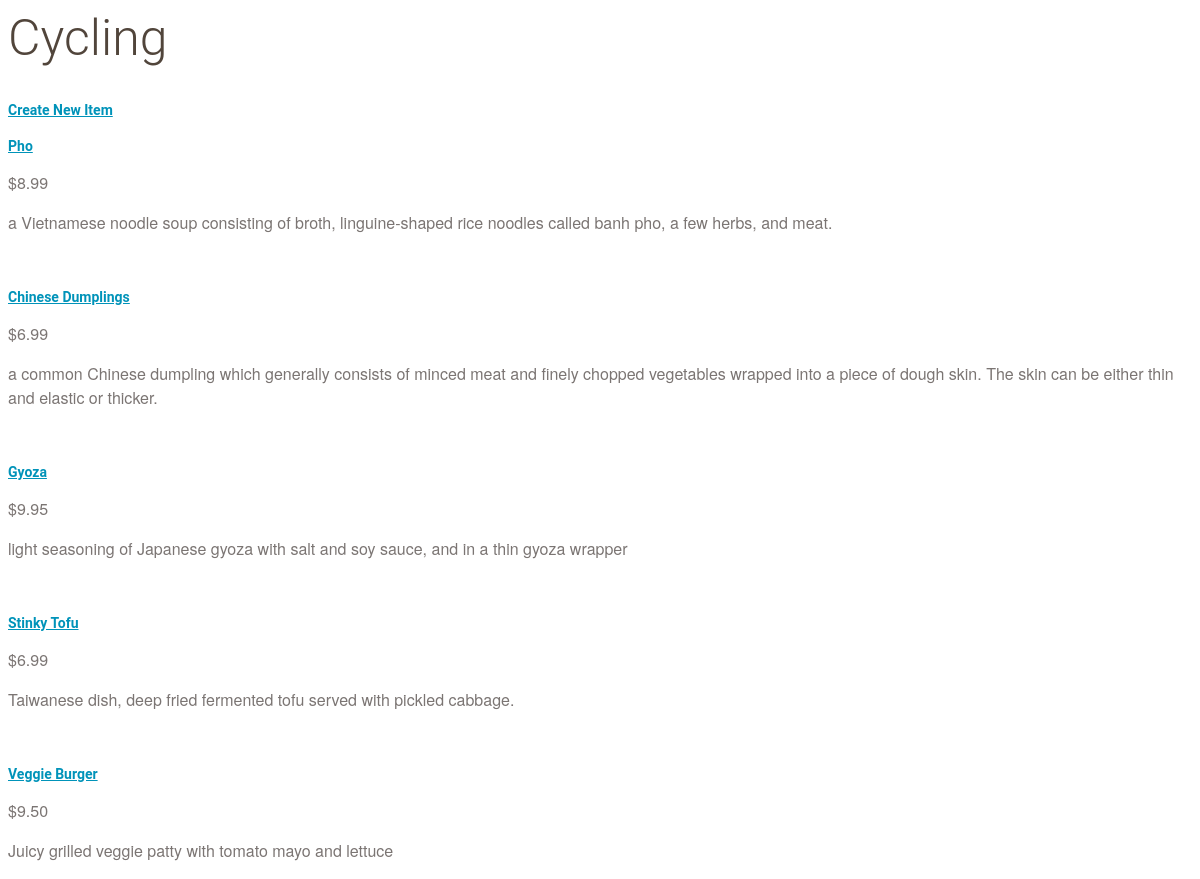
The page /catalog/Cycling/items on the database its author committed.
### database_setup.py (models this page shows)
class Category(Base):
    __tablename__ = 'category'
    id = Column(Integer, primary_key=True)
    name = Column(String(250), nullable=False)
    user_id = Column(Integer,ForeignKey('user.id'))
    user = relationship(User)

class Item(Base):
    __tablename__ = 'item'
    name =Column(String(80), nullable = False)
    id = Column(Integer, primary_key = True)
    description = Column(String(250))
    price = Column(String(8))
    picture = Column(String(250), nullable = True)
    category_id = Column(Integer,ForeignKey('category.id'))
    date_creation = Column(DateTime(timezone=True), server_default=func.now())
    date_update = Column(DateTime(timezone=True), server_default=func.now())
    category = relationship(Category)
    user_id = Column(Integer,ForeignKey('user.id'))
    user = relationship(User)

### application.py (the view)
@app.route('/catalog/<string:category_name>/items')
def showItems(category_name):
    category = session.query(Category).filter_by(name=category_name).one()
    items = session.query(Item).filter_by(category_id=category.id).all()
    return render_template('items.html', category_name=category.name, items=items)

### templates/items.html (shortened to what this page needs)
<html>
<head>
	</head><link rel=stylesheet type=text/css href="{{ url_for('static', filename='styles.css') }}">
	<body>
	<div class='pane'>
		<div class='header'>
		<h1>{{ category_name }}</h1>
	</div>
	<a href = '{{url_for('newItem', category_name=category_name)}}''>Create New Item</a>
    {% if items %}
    {% for i in items %}
    <div class='nameAndPrice'>
    	<span class=name>
    		<a href='{{url_for('infoItem', category_name=category_name, item_name=i['name'] )}}' > {{i['name']}}</a>
    	</span>
	    <span class=price><p>{{i['price']}} </p></span>
    </div>
    <div class='description'>
		<p>{{i['description']}}</p>
	</div>
		{% endfor %}
    {% else %}
    </br>
    </br>
      <h3>you currently have not  items yet</h3>
    {% endif %}
</div>
	</body>
</html>

### static/styles.css (style rules this page uses)
* { font-family: "Helvetica Neue Bold", Roboto, Helvetica, Arial, sans-serif; font-weight: 700; }
h1 { font-family: "Helvetica Neue Light", Roboto, Helvetica, Arial, sans-serif; font-size: 50px; color: #51453B; line-height: 60px; font-weight: 300; }
p { font-family: "Helvetica Neue", Roboto, Helvetica, Arial, sans-serif; font-size: 16px; color: #7B7573; line-height: 24px; font-weight: 400; }
a { font-size: 14px; color: #0093B9; line-height: 17px; }

### rows shown on the page
Category: name "Cycling"
Item: name "Pho", price "$8.99", description "a Vietnamese noodle soup consisting of broth, linguine-shaped rice noodles called banh pho, a few herbs, and meat."
Item: name "Chinese Dumplings", price "$6.99", description "a common Chinese dumpling which generally consists of minced meat and finely chopped vegetables wrapped into a piece of dough skin. The skin can be either thin and elastic or thicker."
Item: name "Gyoza", price "$9.95", description "light seasoning of Japanese gyoza with salt and soy sauce, and in a thin gyoza wrapper"
Item: name "Stinky Tofu", price "$6.99", description "Taiwanese dish, deep fried fermented tofu served with pickled cabbage."
Item: name "Veggie Burger", price "$9.50", description "Juicy grilled veggie patty with tomato mayo and lettuce"
